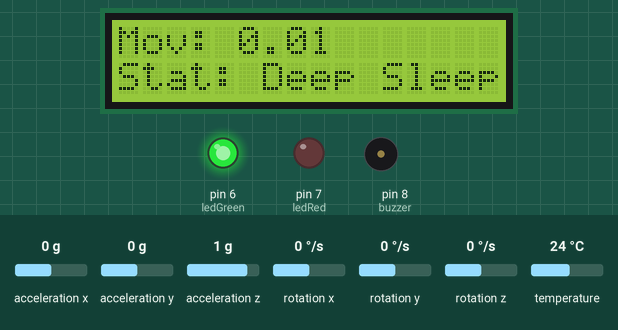
A sketch run on a simulated Arduino Uno, built with avr-gcc and run on an emulated ATmega328P. Parts: 16×2 character LCD, output pins drawn as LEDs (lit = HIGH), buzzer (waves = sounding). The test bench sets the inputs (shaded band); at power-on: acceleration x 0 g, acceleration y 0 g, acceleration z 1 g, rotation x 0 °/s, rotation y 0 °/s, rotation z 0 °/s, temperature 24 °C.

Above: at 3.2 s.
3.3 s: acceleration x set to -0.3 g
At 4.8 s:
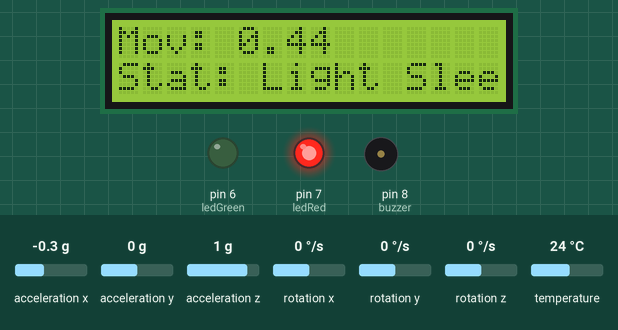
5.1 s: acceleration y set to -0.3 g
At 5.8 s:
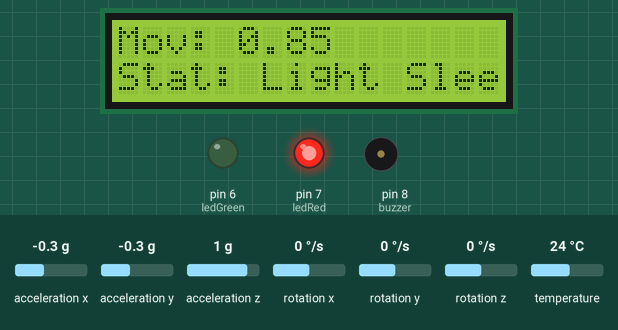
6.7 s: acceleration y set to -0.6 g
At 7.17 s:
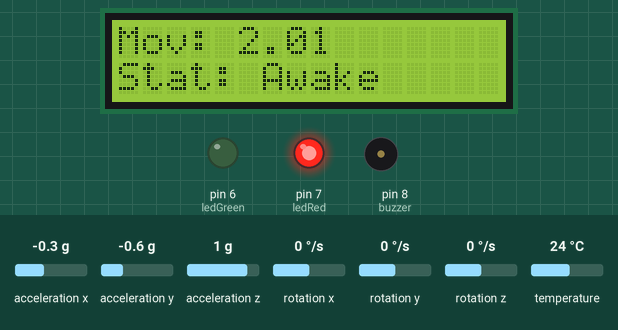
8.9 s: acceleration z set to -1.4 g
At 9.55 s:
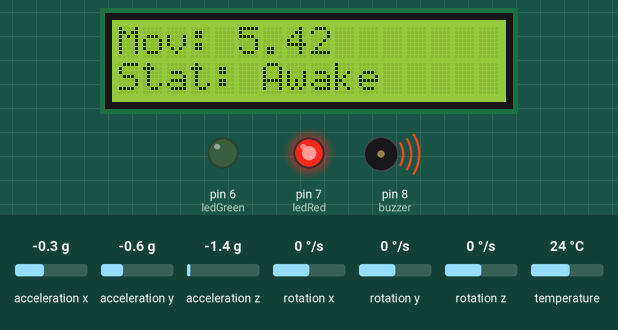
Timing chart, 0 to 11.4 s (numbered marks = the images above; inputs shaded):
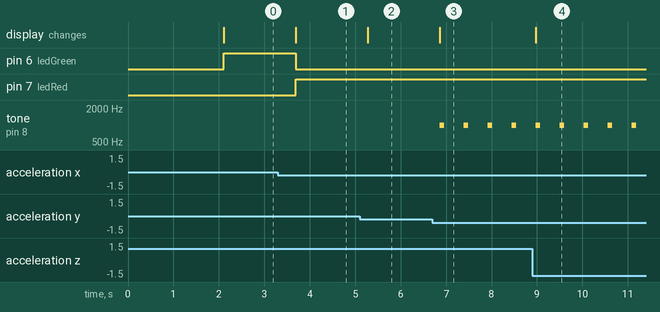

Measured:
- the behaviour switches between -0.1 and -0.2 g on acceleration x (found by bisection; images 0 and 1)
- the behaviour switches between -0.4 and -0.5 g on acceleration y (found by bisection; images 2 and 3)
- after the input at 3.3 s, pin 6 (ledGreen): HIGH → LOW after 0.39 s; pin 7 (ledRed): LOW → HIGH after 0.39 s; the display: changes after 0.39 s (image 1)
- after the input at 5.1 s, the display: changes after 0.18 s (image 2)
- after the input at 6.7 s, tone on pin 8 (buzzer): alternates 1000 Hz for 0.10 s and silent for 0.43 s, starting after 0.16 s; the display: changes after 0.16 s (image 3)
- after the input at 8.9 s, the display: changes after 0.08 s (image 4)

The sketch:

ProjectMonitoring.ino
```cpp
#include <Adafruit_MPU6050.h>
#include <Adafruit_Sensor.h>
#include <Wire.h>
#include <LiquidCrystal_I2C.h>

Adafruit_MPU6050 mpu;
LiquidCrystal_I2C lcd(0x27, 16, 2);

const int ledGreen = 6;
const int ledRed = 7;
const int buzzer = 8;

void setup() {
  Serial.begin(115200);
  lcd.init();
  lcd.backlight();

  pinMode(ledGreen, OUTPUT);
  pinMode(ledRed, OUTPUT);
  pinMode(buzzer, OUTPUT);

  if (!mpu.begin()) {
    lcd.print("MPU Tidak Ada!");
    while (1) yield();
  }

  lcd.setCursor(0, 0);
  lcd.print("Sleep Monitor");
  delay(2000);
  lcd.clear();
}

void loop() {
  sensors_event_t a, g, temp;
  mpu.getEvent(&a, &g, &temp);

  // Menghitung resultan gaya gravitasi (total getaran)
  float totalAcc = sqrt(sq(a.acceleration.x) + sq(a.acceleration.y) + sq(a.acceleration.z));

  // Ambang batas (threshold) sederhana
  // Normal gravitasi bumi sekitar 9.8 m/s^2
  float movement = abs(totalAcc - 9.8);

  lcd.setCursor(0, 0);
  lcd.print("Mov: ");
  lcd.print(movement);

  lcd.setCursor(0, 1);
  if (movement < 0.15) {
    lcd.print("Stat: Deep Sleep ");
    digitalWrite(ledGreen, HIGH);
    digitalWrite(ledRed, LOW);
  } else if (movement >= 0.15 && movement < 1.5) {
    lcd.print("Stat: Light Sleep");
    digitalWrite(ledGreen, LOW);
    digitalWrite(ledRed, HIGH);
  } else {
    lcd.print("Stat: Awake      ");
    digitalWrite(ledRed, HIGH);
    tone(buzzer, 1000, 100); // Bunyi singkat jika ada gerakan besar
  }

  delay(500);
}
```
